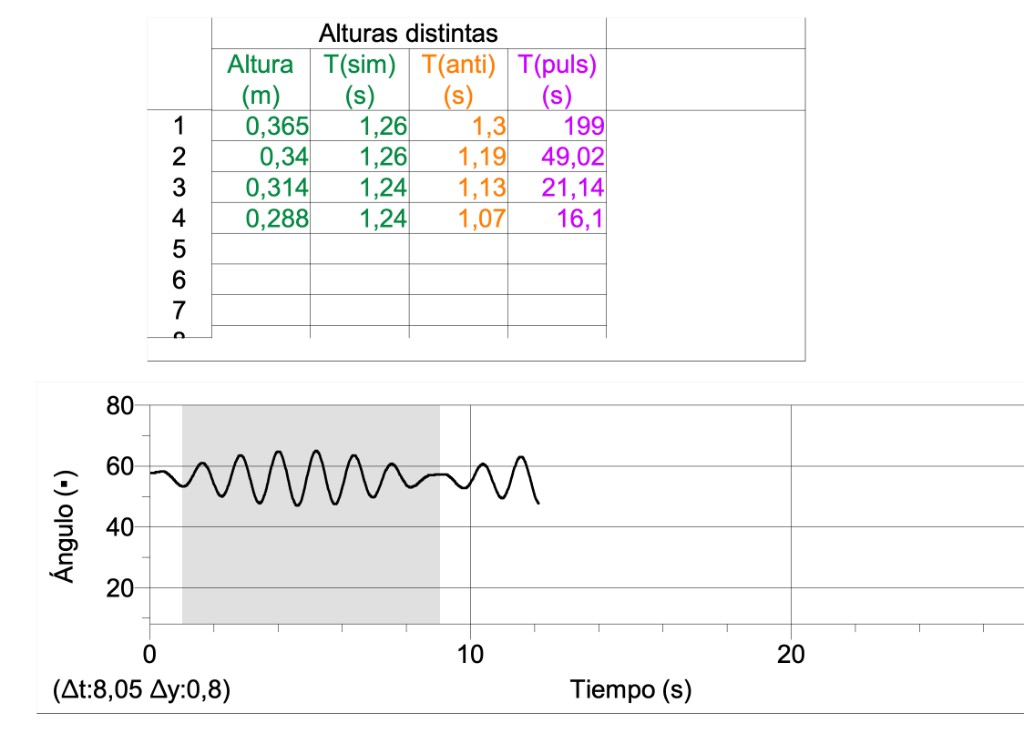
#> input picture logger_pro_pulsacion.png, 1024 x 744 px
$ python fourier.py
#> lines starting #> are read from the running program, lines starting #| are printed output that depends on the picture
### digitalizacion.py
"""Digitalización de la curva ángulo vs. tiempo de la captura de Logger Pro.

Para cada columna de píxeles de la curva se toma el centro del trazo como el ángulo
y la mitad de su grosor como incertidumbre de lectura.
"""

import numpy as np
from PIL import Image

# Calibración de ejes en la captura (píxel -> valor)
T_PX = np.array([149, 470, 791])
T_VAL = np.array([0.0, 10.0, 20.0])
Y_PX = np.array([404, 466, 526, 587])
Y_VAL = np.array([80.0, 60.0, 40.0, 20.0])

# Región de la curva dentro del área de la gráfica
ROW_MIN, ROW_MAX = 406, 622
COL_MIN, COL_MAX = 152, 560
DARK = 110  # nivel de gris máximo del trazo (fondo y cuadrícula son más claros)


def digitalizar(path="logger_pro_pulsacion.png", step=1):
    """Devuelve (t, theta, dtheta) en s y grados, tomando una columna de cada `step`."""
#> called with path = 'logger_pro_pulsacion.png', step = 1
    t_slope, t_off = np.polyfit(T_PX, T_VAL, 1)
    y_slope, y_off = np.polyfit(Y_PX, Y_VAL, 1)
    img = np.asarray(Image.open(path).convert("L"), dtype=float)

    t, th, dth = [], [], []
    for col in range(COL_MIN, COL_MAX, step):
        if np.min(np.abs(T_PX - col)) <= 2:  # líneas verticales de la cuadrícula
            continue
        rows = np.nonzero(img[ROW_MIN:ROW_MAX, col] < DARK)[0] + ROW_MIN
        if rows.size == 0:
            continue
        center = 0.5 * (rows.min() + rows.max())
        half = max(0.5 * (rows.max() - rows.min()), 0.5)
        t.append(t_slope * col + t_off)
        th.append(y_slope * center + y_off)
        dth.append(abs(y_slope) * half)
#> this loop made 408 passes
#> (rows, center, half) on passes 1 to 3: ([472, 473], 472.5, 0.5), ([472, 473], 472.5, 0.5), ([472, 473], 472.5, 0.5)
#> after the loop, dth = 383 values, max 1.81 at index 115, min 0.164 at index 0, mean 0.739; t = 383 values from 0.0935 to 12.15; th = 383 values, max 64.7 at index 163, min 46.96 at index 144, mean 55.97

    return np.array(t), np.array(th), np.array(dth)

### fourier.py
"""Transformada de Fourier de la señal de pulsación (resorte en y = 0,288 m).

La señal digitalizada de Logger Pro se interpola a un paso de tiempo uniforme, se le
resta el valor medio y se calcula el espectro de amplitud con la FFT. Una pulsación
es la suma de los dos modos normales, así que el espectro debe mostrar dos picos:
uno en omega_s y otro en omega_a.
"""

import matplotlib.pyplot as plt
import numpy as np
from scipy.signal import find_peaks

from digitalizacion import digitalizar

t, th, _ = digitalizar(step=1)
#> t = 383 values from 0.0935 to 12.15

dt = np.median(np.diff(t))
#> dt = 0.0312
t_u = np.arange(t.min(), t.max(), dt)
#> t_u = 388 values from 0.0935 to 12.15
th_u = np.interp(t_u, t, th)
#> th_u = 388 values, max 64.7 at index 164, min 46.96 at index 145, mean 55.95
x = th_u - th_u.mean()
#> x = 388 values, max 8.74 at index 164, min -8.99 at index 145, mean -5.26e-15

n = len(x)
#> n = 388
T_total = n * dt
#> T_total = 12.09
N_PAD = 16 * n  # relleno con ceros: interpola el espectro, no mejora la resolución
#> N_PAD = 6208

spec = np.abs(np.fft.rfft(x, N_PAD)) * 2 / n  # amplitud (grados)
#> spec = 3105 values, max 5.03 at index 155, min 1.05e-14 at index 0, mean 0.115
f = np.fft.rfftfreq(N_PAD, dt)  # Hz
#> f = 3105 values from 0 to 16.05
w = 2 * np.pi * f  # rad/s
#> w = 3105 values from 0 to 100.8

banda = (w > 3) & (w < 8)
picos, _ = find_peaks(spec * banda, height=0.3 * spec[banda].max())
#> picos = [155, 177]
picos = picos[np.argsort(spec[picos])[::-1][:2]]
picos = np.sort(picos)

dw = 2 * np.pi / T_total  # resolución en frecuencia angular
#> dw = 0.52

print(f"Duración de la señal: {T_total:.2f} s, dt = {dt * 1000:.1f} ms, {n} puntos")
#| Duración de la señal: 12.09 s, dt = 31.2 ms, 388 puntos
print(f"Resolución: Δω = 2π/T = {dw:.3f} rad/s")
#| Resolución: Δω = 2π/T = 0.520 rad/s
for p in picos:
    print(f"Pico: ω = {w[p]:.3f} rad/s (f = {f[p]:.3f} Hz), amplitud = {spec[p]:.2f} grados")
#> this loop made 2 passes
#> p on passes 1 to 2: 155, 177
#| Pico: ω = 5.036 rad/s (f = 0.801 Hz), amplitud = 5.03 grados
#| Pico: ω = 5.751 rad/s (f = 0.915 Hz), amplitud = 3.35 grados
if len(picos) == 2:
    print(f"Separación: Δω = {w[picos[1]] - w[picos[0]]:.3f} rad/s")
#| Separación: Δω = 0.715 rad/s

fig, ax = plt.subplots(figsize=(7.5, 4.3))
ax.plot(w, spec, color="C0", lw=1.6, label="Espectro de amplitud |FFT|")

nombres = [r"$\omega_s$", r"$\omega_a$"]
for nombre, p in zip(nombres, picos):
    ax.plot(w[p], spec[p], "o", color="C3", ms=6)
    ax.annotate(
        f"{nombre} = {w[p]:.2f} rad/s",
        xy=(w[p], spec[p]),
        xytext=(0, 10),
        textcoords="offset points",
        ha="center",
        fontsize=9.5,
    )
#> this loop made 2 passes

ax.set_xlim(0, 12)
ax.set_ylim(0, 1.25 * spec[banda].max())
ax.set_xlabel(r"Frecuencia angular $\omega$ (rad/s)")
ax.set_ylabel("Amplitud (°)")
ax.set_title(
    "Transformada de Fourier de la pulsación\n"
    r"Pulso de la columna T(puls) de la tabla: $T_{\mathrm{puls}} = 16{,}1$ s ($y = 0{,}288$ m)",
    fontsize=11,
)
ax.grid(alpha=0.3)
ax.legend(loc="upper right", frameon=False)

fig.text(
    0.5,
    -0.02,
    f"Señal digitalizada de Logger Pro · {T_total:.1f} s · resolución Δω = 2π/T = {dw:.2f} rad/s · media restada",
    ha="center",
    fontsize=8,
    color="0.4",
)
fig.tight_layout()

fig.savefig("fourier.png", dpi=200, bbox_inches="tight")
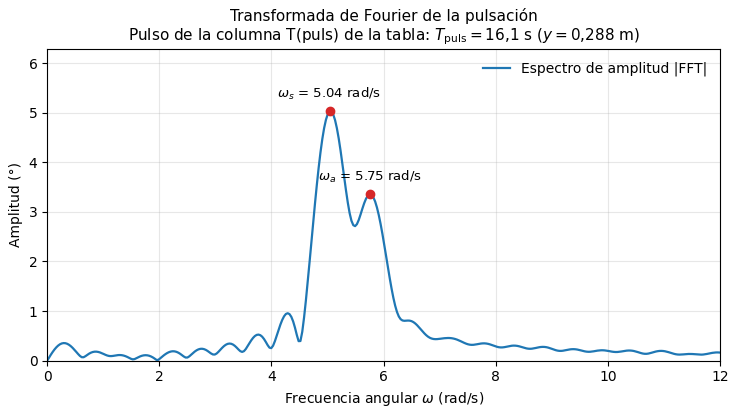
#> figure drawn by matplotlib, 1 panel; curve peaks at x = 5.04, y = 5.03
fig.savefig("fourier.pdf", bbox_inches="tight")
